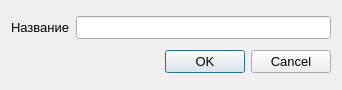
<?xml version="1.0" encoding="UTF-8"?>
<ui version="4.0">
 <class>QSaveGraphDialog</class>
 <widget class="QDialog" name="QSaveGraphDialog">
  <property name="geometry">
   <rect>
    <x>0</x>
    <y>0</y>
    <width>342</width>
    <height>90</height>
   </rect>
  </property>
  <property name="minimumSize">
   <size>
    <width>342</width>
    <height>90</height>
   </size>
  </property>
  <property name="maximumSize">
   <size>
    <width>342</width>
    <height>90</height>
   </size>
  </property>
  <property name="font">
   <font>
    <pointsize>10</pointsize>
   </font>
  </property>
  <property name="windowTitle">
   <string>Сохранение агрегата</string>
  </property>
  <property name="windowIcon">
   <iconset resource="../../resources.qrc">
    <normaloff>:/images/G.png</normaloff>:/images/G.png</iconset>
  </property>
  <layout class="QVBoxLayout" name="verticalLayout">
   <item>
    <layout class="QHBoxLayout" name="horizontalLayout">
     <item>
      <widget class="QLabel" name="label">
       <property name="text">
        <string>Название</string>
       </property>
      </widget>
     </item>
     <item>
      <widget class="QLineEdit" name="lineEdit"/>
     </item>
    </layout>
   </item>
   <item>
    <widget class="QDialogButtonBox" name="buttonBox">
     <property name="orientation">
      <enum>Qt::Horizontal</enum>
     </property>
     <property name="standardButtons">
      <set>QDialogButtonBox::Cancel|QDialogButtonBox::Ok</set>
     </property>
    </widget>
   </item>
  </layout>
 </widget>
 <tabstops>
  <tabstop>lineEdit</tabstop>
  <tabstop>buttonBox</tabstop>
 </tabstops>
 <resources>
  <include location="../../resources.qrc"/>
 </resources>
 <connections>
  <connection>
   <sender>buttonBox</sender>
   <signal>accepted()</signal>
   <receiver>QSaveGraphDialog</receiver>
   <slot>accept()</slot>
   <hints>
    <hint type="sourcelabel">
     <x>248</x>
     <y>254</y>
    </hint>
    <hint type="destinationlabel">
     <x>157</x>
     <y>274</y>
    </hint>
   </hints>
  </connection>
  <connection>
   <sender>buttonBox</sender>
   <signal>rejected()</signal>
   <receiver>QSaveGraphDialog</receiver>
   <slot>reject()</slot>
   <hints>
    <hint type="sourcelabel">
     <x>316</x>
     <y>260</y>
    </hint>
    <hint type="destinationlabel">
     <x>286</x>
     <y>274</y>
    </hint>
   </hints>
  </connection>
 </connections>
</ui>
